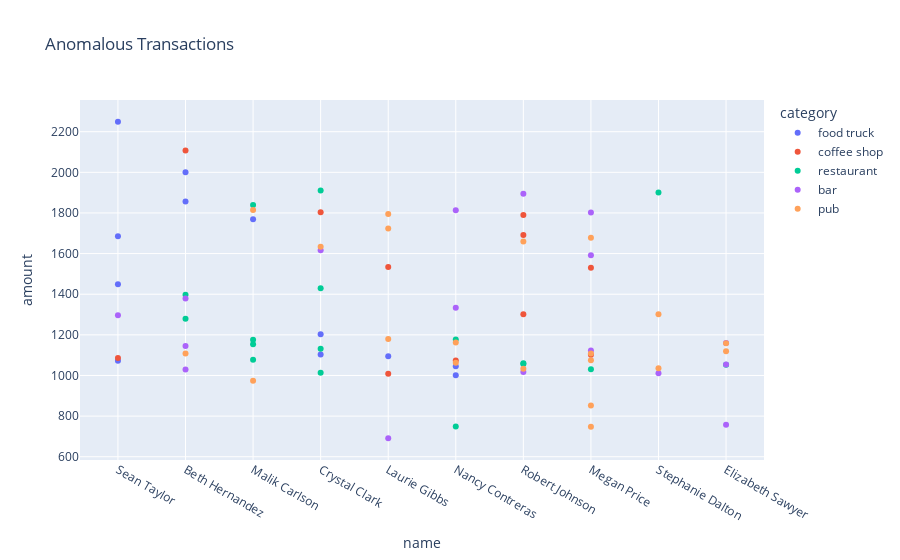

Notebook source saved alongside this figure:
### Code cell
import datetime 
start_time = datetime.time(0,0,0)
end_time = datetime.time(23,59,59)

transaction_anomalies = outliers_transaction_df.between_time(start_time=start_time, end_time=end_time).sort_values('amount', ascending=False)
px.scatter(transaction_anomalies, x='name', y='amount', color='category', title='Anomalous Transactions')

### Figure 1 — Plotly figure (JSON) as saved in the notebook; plotly's stock layout.template omitted (floating-point values rounded to 4 significant figures)
{"data": [{"hovertemplate": "category=food truck<br>name=%{x}<br>amount=%{y}<extra></extra>", "legendgroup": "food truck", "marker": {"color": "#636efa", "symbol": "circle"}, "mode": "markers", "name": "food truck", "orientation": "v", "showlegend": true, "type": "scatter", "x": ["Sean Taylor", "Beth Hernandez", "Beth Hernandez", "Malik Carlson", "Sean Taylor", "Sean Taylor", "Crystal Clark", "Crystal Clark", "Laurie Gibbs", "Sean Taylor", "Nancy Contreras", "Nancy Contreras"], "xaxis": "x", "y": [2249.0, 2001.0, 1856.0, 1769.0, 1685.0, 1449.0, 1203.0, 1103.0, 1095.0, 1072.0, 1046.0, 1001.0], "yaxis": "y"}, {"hovertemplate": "category=coffee shop<br>name=%{x}<br>amount=%{y}<extra></extra>", "legendgroup": "coffee shop", "marker": {"color": "#EF553B", "symbol": "circle"}, "mode": "markers", "name": "coffee shop", "orientation": "v", "showlegend": true, "type": "scatter", "x": ["Beth Hernandez", "Crystal Clark", "Robert Johnson", "Robert Johnson", "Laurie Gibbs", "Megan Price", "Robert Johnson", "Megan Price", "Sean Taylor", "Nancy Contreras", "Laurie Gibbs"], "xaxis": "x", "y": [2108.0, 1803.0, 1790.0, 1691.0, 1534.0, 1530.0, 1302.0, 1102.0, 1086.0, 1074.0, 1009.0], "yaxis": "y"}, {"hovertemplate": "category=restaurant<br>name=%{x}<br>amount=%{y}<extra></extra>", "legendgroup": "restaurant", "marker": {"color": "#00cc96", "symbol": "circle"}, "mode": "markers", "name": "restaurant", "orientation": "v", "showlegend": true, "type": "scatter", "x": ["Crystal Clark", "Stephanie Dalton", "Malik Carlson", "Crystal Clark", "Beth Hernandez", "Beth Hernandez", "Nancy Contreras", "Malik Carlson", "Malik Carlson", "Crystal Clark", "Malik Carlson", "Robert Johnson", "Robert Johnson", "Elizabeth Sawyer", "Megan Price", "Crystal Clark", "Nancy Contreras"], "xaxis": "x", "y": [1911.0, 1901.0, 1839.0, 1430.0, 1398.0, 1279.0, 1177.0, 1176.0, 1154.0, 1131.0, 1077.0, 1060.0, 1056.0, 1053.0, 1031.0, 1014.0, 749.0], "yaxis": "y"}, {"hovertemplate": "category=bar<br>name=%{x}<br>amount=%{y}<extra></extra>", "legendgroup": "bar", "marker": {"color": "#ab63fa", "symbol": "circle"}, "mode": "markers", "name": "bar", "orientation": "v", "showlegend": true, "type": "scatter", "x": ["Robert Johnson", "Nancy Contreras", "Megan Price", "Crystal Clark", "Megan Price", "Beth Hernandez", "Nancy Contreras", "Sean Taylor", "Elizabeth Sawyer", "Beth Hernandez", "Megan Price", "Elizabeth Sawyer", "Beth Hernandez", "Robert Johnson", "Stephanie Dalton", "Elizabeth Sawyer", "Laurie Gibbs"], "xaxis": "x", "y": [1894.0, 1813.0, 1802.0, 1617.0, 1592.0, 1379.0, 1334.0, 1296.0, 1160.0, 1145.0, 1123.0, 1054.0, 1029.0, 1017.0, 1011.0, 757.0, 691.0], "yaxis": "y"}, {"hovertemplate": "category=pub<br>name=%{x}<br>amount=%{y}<extra></extra>", "legendgroup": "pub", "marker": {"color": "#FFA15A", "symbol": "circle"}, "mode": "markers", "name": "pub", "orientation": "v", "showlegend": true, "type": "scatter", "x": ["Malik Carlson", "Laurie Gibbs", "Laurie Gibbs", "Megan Price", "Robert Johnson", "Crystal Clark", "Stephanie Dalton", "Laurie Gibbs", "Nancy Contreras", "Elizabeth Sawyer", "Elizabeth Sawyer", "Beth Hernandez", "Megan Price", "Megan Price", "Nancy Contreras", "Stephanie Dalton", "Robert Johnson", "Malik Carlson", "Megan Price", "Megan Price"], "xaxis": "x", "y": [1814.0, 1795.0, 1724.0, 1678.0, 1660.0, 1634.0, 1301.0, 1179.0, 1162.0, 1159.0, 1119.0, 1108.0, 1108.0, 1075.0, 1063.0, 1035.0, 1033.0, 974.0, 852.0, 748.0], "yaxis": "y"}], "layout": {"legend": {"title": {"text": "category"}, "tracegroupgap": 0}, "title": {"text": "Anomalous Transactions"}, "xaxis": {"anchor": "y", "domain": [0, 1], "title": {"text": "name"}}, "yaxis": {"anchor": "x", "domain": [0, 1], "title": {"text": "amount"}}}}
